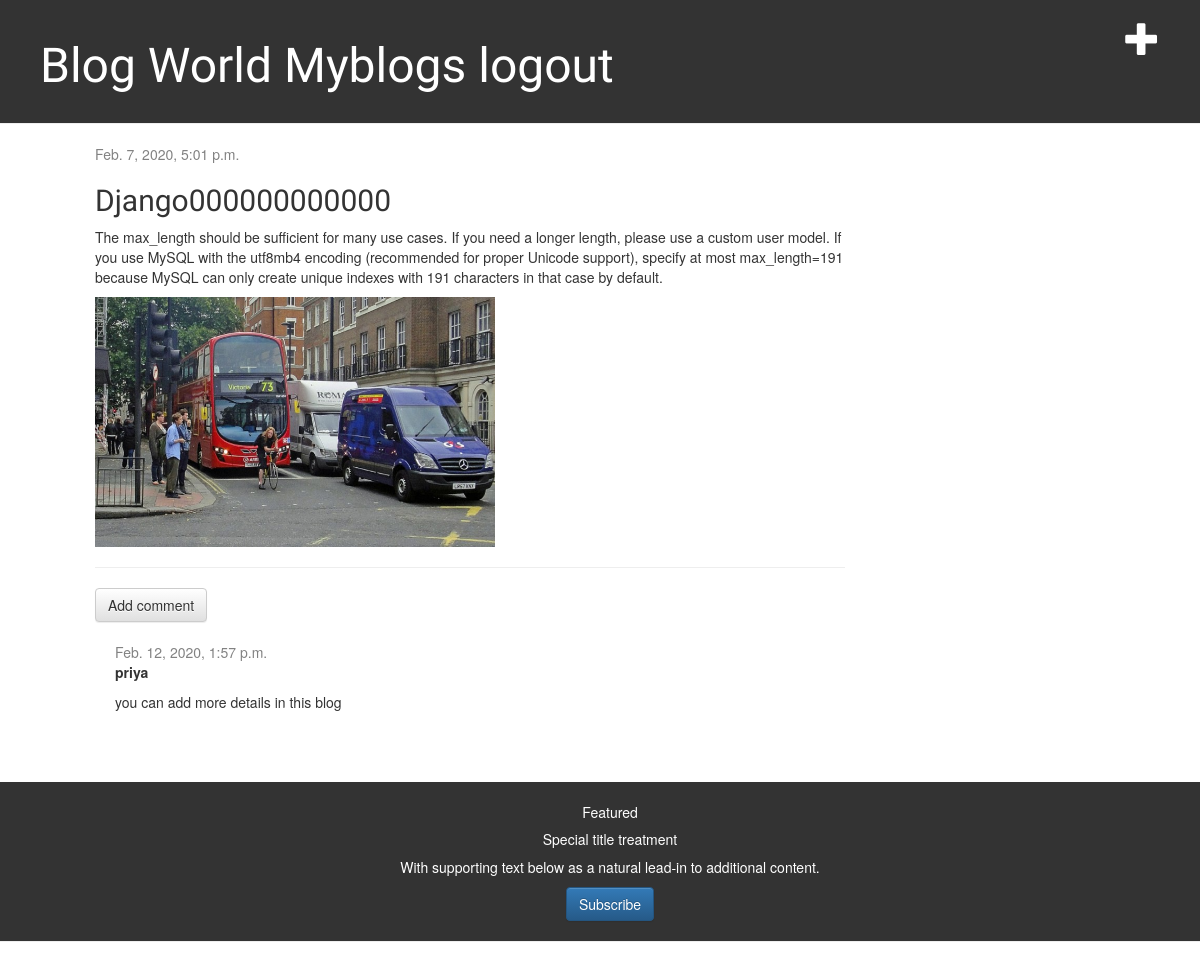
The app's page /1/detail/ (signed in) with its own data.
### blog/models.py (models this page shows, shortened)
class Post(models.Model):
    author = models.ForeignKey(CustomUser, on_delete=models.CASCADE)
    title = models.CharField(max_length=200)
    text = models.TextField()
    image = models.ImageField(upload_to ='blog/img',null=True)
    created_date = models.DateTimeField(default=timezone.now)
    published_date = models.DateTimeField(blank=True, null=True)

class Comment(models.Model):
    post = models.ForeignKey('blog.Post', on_delete=models.CASCADE, related_name='comments')
    author = models.CharField(max_length=200)
    text = models.TextField()
    created_date = models.DateTimeField(default=timezone.now)
    approved_comment = models.BooleanField(default=False)

### blog/views.py (the view)
# urls.py: path('<int:pk>/detail/', views.post_detail, name='post_detail'),
def post_detail(request, pk):
    post = get_object_or_404(Post, pk=pk)
    print(post.author)
    user = request.user
    print(user)
    return render(request, 'blog/post_detail.html', {'post': post,"user":user})

### blog/models.py (called while the page is built)
    def __str__(self):
        return self.username

### blog/templates/blog/post_detail.html (shortened to what this page needs)
{% extends 'blog/base.html' %}
{% block content %}
    <div class="post">
        {% if post.published_date %}
            <div class="date">
                {{ post.published_date }}
            </div>
        {% endif %}
        <h2>{{ post.title }}</h2>
        <p>{{ post.text|linebreaksbr }}</p>
        {% if post.image %}
            <img src="{{ post.image.url}}" height="250" width="400">
        {% endif %}
        <hr>
        <a class="btn btn-default" href="{% url 'blog:add_comment_to_post' pk=post.pk %}">Add comment</a>
        {% for comment in post.comments.all %}
            {% if user.is_authenticated or comment.approved_comment %}
                <div class="comment">
                    <div class="date">
                        {{ comment.created_date }}
        </div>
        <strong>{{ comment.author }}</strong>
        <p>{{ comment.text|linebreaks }}</p>
    </div>
    {% endif %}
{% empty %}
    <p>No comments here yet :(</p>
{% endfor %}
    </div>
{% endblock %}

### blog/static/css/blog.css (style rules this page uses)
h1, h2, h3, h4 { font-family: 'Lobster', cursive; }
.date { color: #828282; }
.post { margin-bottom: 70px; }
.card-header h5, { color: white; font-size: 36pt; text-decoration: none; }
.comment { margin: 20px 0px 20px 20px; }

### records on screen
Post: published_date "Feb. 7, 2020, 5:01 p.m.", title "Django000000000000", text "The max_length should be sufficient for many use cases. If you need a longer length, please use a custom user model. If you use MySQL with the utf8mb4 encoding (recommended for proper Unicode support), specify at most max_length=191 because MySQL can only create unique indexes with 191 characters in that case by default.", image (picture)
Comment: created_date "Feb. 12, 2020, 1:57 p.m.", author "priya", text "you can add more details in this blog"
